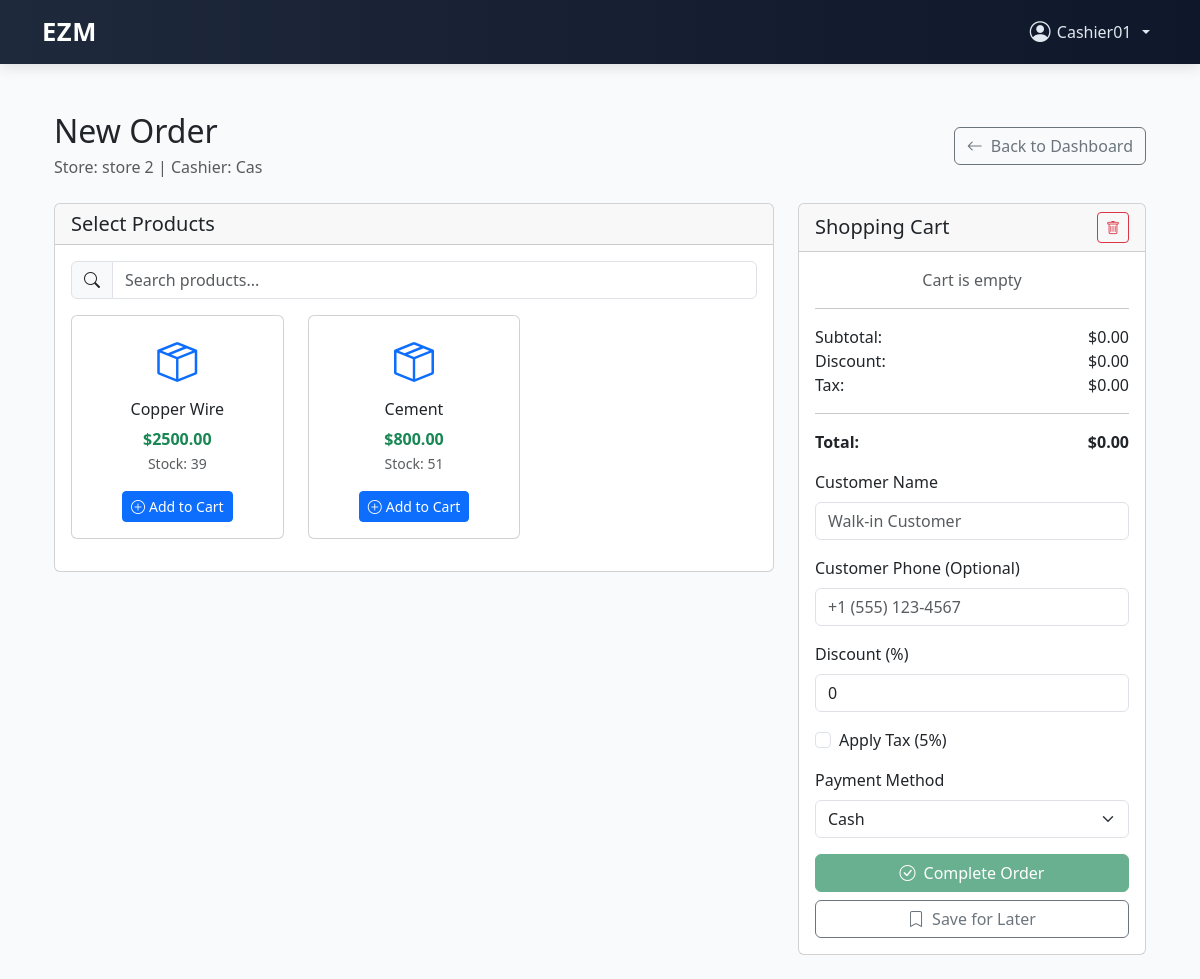
/stores/cashier/initiate-order/ (signed in), run on the app's committed database.
### users/models.py (models this page shows)
class CustomUser(AbstractUser):
    ROLE_CHOICES = [
        ('admin', 'Admin'),
        ('head_manager', 'Head Manager'),
        ('store_manager', 'Store Manager'),
        ('cashier', 'Cashier'),
    ]
    role = models.CharField(max_length=20, choices=ROLE_CHOICES)
    store = models.ForeignKey('store.Store', on_delete=models.SET_NULL, null=True, blank=True) # Add this line
    is_first_login = models.BooleanField(default=True)
    phone_number = models.CharField(max_length=20, blank=True)

### store/models.py (models this page shows, shortened)
class Store(models.Model):
    name = models.CharField(max_length=255)
    address = models.CharField(max_length=255)
    phone_number = models.CharField(max_length=20, default='')
    store_manager = models.OneToOneField(CustomUser, on_delete=models.SET_NULL, null=True, blank=True, related_name='managed_store')

### store/views.py (the view)
# urls.py: path('cashier/initiate-order/', views.initiate_order, name='initiate_order'),
@login_required
def initiate_order(request):
    if request.user.role != 'cashier':
        return JsonResponse({'error': 'Unauthorized'}, status=403)
    if not request.user.store:
        return JsonResponse({'error': 'No store assigned'}, status=400)
    if 'cart' not in request.session:
        request.session['cart'] = {
            'items': [],
            'total': 0,
            'created_at': timezone.now().isoformat(),
            'cashier_id': request.user.id,
            'store_id': request.user.store.id
        }
        request.session.modified = True
    available_products = Stock.objects.filter(
        store=request.user.store,
        quantity__gt=0
    ).select_related('product').values(
        'product__id', 'product__name', 'product__price',
        'quantity', 'selling_price'
    )
    context = {
        'available_products': list(available_products),
        'cart': request.session.get('cart', {}),
        'store': request.user.store,
    }
    return render(request, 'store/initiate_order.html', context)

### store/templates/store/initiate_order.html (shortened to what this page needs)
{% extends 'base.html' %}
{% block content %}
<div class="container mt-4">
  <div class="row mb-4">
    <div class="col-12">
      <div class="d-flex justify-content-between align-items-center">
        <div>
          <h2 class="mb-1">New Order</h2>
          <p class="text-muted mb-0">Store: {{ store.name }} | Cashier: {{ request.user.first_name }}</p>
        </div>
        <div>
          <a href="{% url 'cashier_dashboard' %}" class="btn btn-outline-secondary">
            <i class="bi bi-arrow-left me-2"></i>Back to Dashboard
          </a>
        </div>
      </div>
    </div>
  </div>
  <div class="row">
    <div class="col-lg-8">
      <div class="card">
        <div class="card-header">
          <h5 class="mb-0">Select Products</h5>
        </div>
        <div class="card-body">
          <div class="mb-3">
            <div class="input-group">
              <span class="input-group-text"><i class="bi bi-search"></i></span>
              <input type="text" class="form-control" id="productSearch" placeholder="Search products...">
            </div>
          </div>
          <div class="row" id="productGrid">
            {% for product in available_products %}
            <div class="col-md-6 col-lg-4 mb-3 product-item" data-name="{{ product.product__name|lower }}">
              <div class="card h-100 product-card" style="cursor: pointer;"
                   data-product-id="{{ product.product__id }}"
                   data-product-name="{{ product.product__name }}"
                   data-price="{{ product.selling_price }}"
                   data-stock="{{ product.quantity }}">
                <div class="card-body text-center">
                  <div class="mb-2">
                    <i class="bi bi-box-seam fs-1 text-primary"></i>
                  </div>
                  <h6 class="card-title">{{ product.product__name }}</h6>
                  <p class="card-text">
                    <strong class="text-success">${{ product.selling_price }}</strong><br>
                    <small class="text-muted">Stock: {{ product.quantity }}</small>
                  </p>
                  <button class="btn btn-primary btn-sm add-to-cart-btn">
                    <i class="bi bi-plus-circle me-1"></i>Add to Cart
                  </button>
                </div>
              </div>
            </div>
            {% endfor %}
          </div>
        </div>
      </div>
    </div>
    <div class="col-lg-4">
      <div class="card sticky-top" style="top: 20px;">
        <div class="card-header d-flex justify-content-between align-items-center">
          <h5 class="mb-0">Shopping Cart</h5>
          <button class="btn btn-sm btn-outline-danger" id="clearCart">
            <i class="bi bi-trash"></i>
          </button>
        </div>
        <div class="card-body">
          <div id="cartItems">
          </div>
          <hr>
          <div class="mb-3">
            <div class="d-flex justify-content-between">
              <span>Subtotal:</span>
              <span id="subtotal">$0.00</span>
            </div>
            <div class="d-flex justify-content-between">
              <span>Discount:</span>
              <span id="discountAmount">$0.00</span>
            </div>
            <div class="d-flex justify-content-between">
              <span>Tax:</span>
              <span id="taxAmount">$0.00</span>
            </div>
            <hr>
            <div class="d-flex justify-content-between fw-bold">
              <span>Total:</span>
              <span id="totalAmount">$0.00</span>
            </div>
          </div>
          <div class="mb-3">
            <label for="customerName" class="form-label">Customer Name</label>
            <input type="text" class="form-control" id="customerName" placeholder="Walk-in Customer">
          </div>
          <div class="mb-3">
            <label for="customerPhone" class="form-label">Customer Phone (Optional)</label>
            <input type="tel" class="form-control" id="customerPhone" placeholder="+1 (555) 123-4567">
          </div>
          <div class="mb-3">
            <label for="discountPercent" class="form-label">Discount (%)</label>
            <input type="number" class="form-control" id="discountPercent" min="0" max="100" value="0">
          </div>
          <div class="mb-3">
            <div class="form-check">
              <input class="form-check-input" type="checkbox" id="taxable">
              <label class="form-check-label" for="taxable">
                Apply Tax (5%)
              </label>
            </div>
          </div>
          <div class="mb-3">
            <label for="paymentType" class="form-label">Payment Method</label>
            <select class="form-select" id="paymentType">
              <option value="cash">Cash</option>
            </select>
          </div>
          <div class="d-grid gap-2">
            <button class="btn btn-success" id="completeOrder" disabled>
              <i class="bi bi-check-circle me-2"></i>Complete Order
            </button>
            <button class="btn btn-outline-secondary" id="saveForLater">
              <i class="bi bi-bookmark me-2"></i>Save for Later
            </button>
          </div>
        </div>
      </div>
    </div>
  </div>
</div>
{% endblock %}

### store/templates/base.html (shortened to what this page needs)
<!DOCTYPE html>
<html lang="en">
<head>
  <link href="https://cdn.jsdelivr.net/npm/bootstrap@5.3.0/dist/css/bootstrap.min.css" rel="stylesheet" />
  <link href="https://cdn.jsdelivr.net/npm/bootstrap-icons@1.10.5/font/bootstrap-icons.css" rel="stylesheet" />
</head>
<body>
  <nav class="navbar navbar-expand-lg navbar-custom">
    <div class="container">
      <a class="navbar-brand" href="{% url 'login' %}">EZM</a>
      <div class="collapse navbar-collapse justify-content-end" id="navbarContent">
        <ul class="navbar-nav align-items-center">
          {% if user.is_authenticated %}
          <li class="nav-item dropdown">
            <a class="nav-user-dropdown nav-link dropdown-toggle" href="#" id="userDropdown" role="button"
              data-bs-toggle="dropdown" aria-expanded="false">
              <i class="bi bi-person-circle nav-user-icon"></i> {{ user.username }}
            </a>
          </li>
          {% else %}
          <li class="nav-item me-2">
            <a class="nav-link btn btn-light text-dark px-3" href="{% url 'login' %}">Login</a>
          </li>
          {% endif %}
        </ul>
      </div>
    </div>
  </nav>
  <div class="container py-4">
    {% block content %}{% endblock %}
  </div>
</body>
</html>

### store/templates/base.html (style rules this page uses)
body { background-color: #f8fafc; font-family: 'Segoe UI', sans-serif; }
.navbar-custom { background: linear-gradient(to right, #1e293b, #0f172a); box-shadow: 0 4px 12px rgba(0, 0, 0, 0.1); }
.navbar-brand { font-weight: 700; font-size: 1.6rem; letter-spacing: 0.5px; color: #ffffff !important; transition: color 0.3s ease; }
.nav-link { color: #e2e8f0 !important; }
.nav-user-dropdown { color: #fff; cursor: pointer; display: flex; align-items: center; gap: 0.4rem; font-weight: 500; user-select: none; }
.nav-user-icon { font-size: 1.3rem; }

### data on the page
CustomUser: username "Cashier01", user.first_name "Cas"
Store: name "store 2"

### other printed values
{{ product.product__name }} "Copper Wire" "Cement"
{{ product.selling_price }} "2500.00" "800.00"
{{ product.quantity }} "39" "51"
